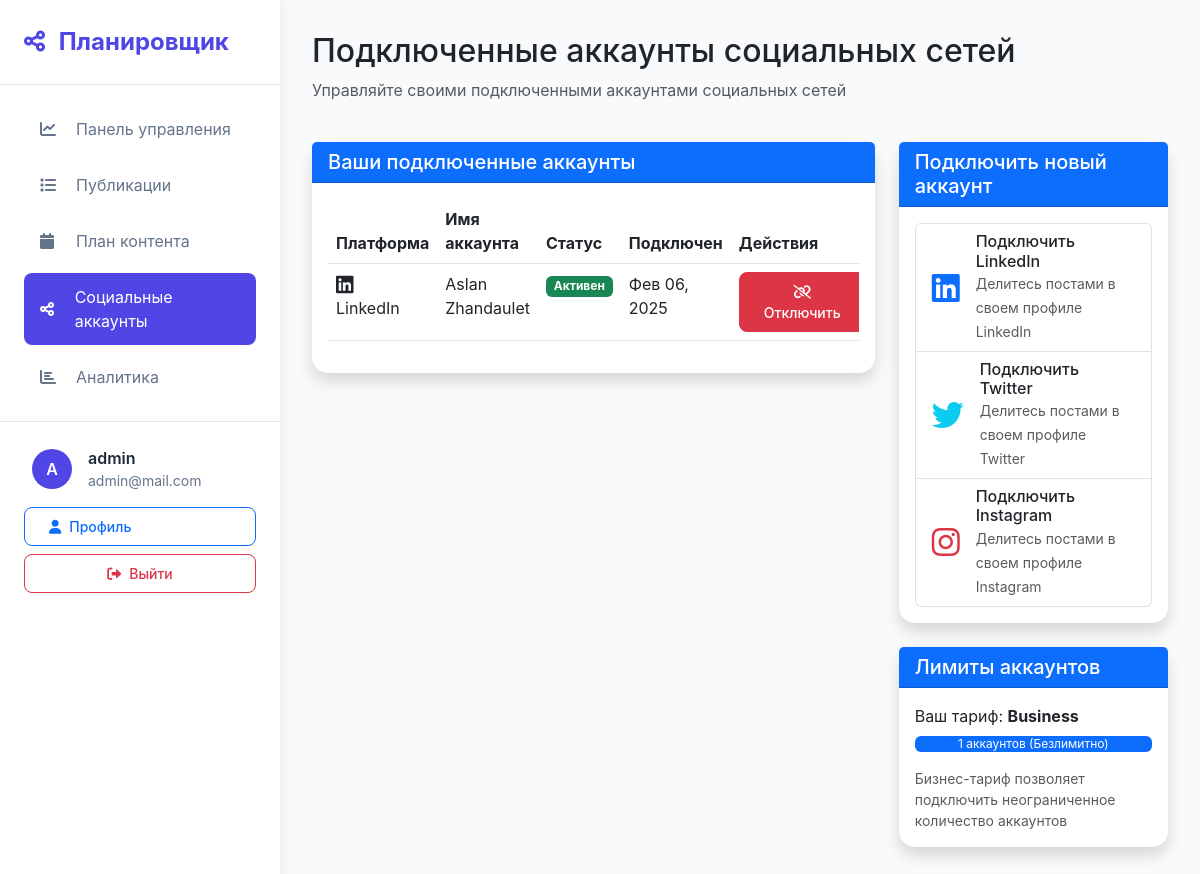
Screenshot of /social-accounts/ (signed in) with the database file from the repository.
### social_accounts/models.py (models this page shows, shortened)
class SocialAccount(models.Model):
    PLATFORM_CHOICES = [
        ('twitter', 'Twitter'),
        ('instagram', 'Instagram'),
        ('linkedin', 'LinkedIn'),
    ]
    user = models.ForeignKey(User, on_delete=models.CASCADE)
    platform = models.CharField(max_length=20, choices=PLATFORM_CHOICES)
    account_id = models.CharField(max_length=255)
    account_name = models.CharField(max_length=255)
    access_token = models.TextField()
    refresh_token = models.TextField(null=True, blank=True)
    token_expires_at = models.DateTimeField(null=True, blank=True)
    is_active = models.BooleanField(default=True)
    created_at = models.DateTimeField(auto_now_add=True)
    updated_at = models.DateTimeField(auto_now=True)
    class Meta:
        unique_together = ['user', 'platform', 'account_id']

### accounts/models.py (models this page shows, shortened)
class UserProfile(models.Model):
    SUBSCRIPTION_CHOICES = [
        ('free', 'Free'),
        ('pro', 'Professional'),
        ('business', 'Business'),
    ]
    user = models.OneToOneField(User, on_delete=models.CASCADE)
    subscription_plan = models.CharField(max_length=20, choices=SUBSCRIPTION_CHOICES, default='free')
    is_verified = models.BooleanField(default=False)
    created_at = models.DateTimeField(auto_now_add=True)
    updated_at = models.DateTimeField(auto_now=True)

### social_accounts/views.py (the view)
# urls.py: path('', views.social_account_list, name='social_accounts'),
@login_required
def social_account_list(request):
    accounts = SocialAccount.objects.filter(user=request.user)
    platform_choices = dict(SocialAccount.PLATFORM_CHOICES)
    context = {
        'accounts': accounts,
        'platform_choices': platform_choices,
    }
    return render(request, 'social_accounts/account_list.html', {'accounts': accounts})

### templates/social_accounts/account_list.html (shortened to what this page needs)
{% extends 'base.html' %}
{% block content %}
<div class="row mb-4">
    <div class="col-md-12">
        <h2>Подключенные аккаунты социальных сетей</h2>
        <p class="text-muted">Управляйте своими подключенными аккаунтами социальных сетей</p>
    </div>
</div>
<div class="row">
    <div class="col-md-8">
        <div class="card shadow">
            <div class="card-header bg-primary text-white">
                <h5 class="mb-0">Ваши подключенные аккаунты</h5>
            </div>
            <div class="card-body">
                {% if accounts %}
                    <div class="table-responsive">
                        <table class="table">
                            <thead>
                                <tr>
                                    <th>Платформа</th>
                                    <th>Имя аккаунта</th>
                                    <th>Статус</th>
                                    <th>Подключен</th>
                                    <th>Действия</th>
                                </tr>
                            </thead>
                            <tbody>
                                {% for account in accounts %}
                                    <tr>
                                        <td>
                                            <i class="fab fa-{{ account.platform }} fa-lg me-2"></i>
                                            {{ account.get_platform_display }}
                                        </td>
                                        <td>{{ account.account_name }}</td>
                                        <td>
                                            <span class="badge {% if account.is_active %}bg-success{% else %}bg-danger{% endif %}">
                                                {{ account.is_active|yesno:"Активен,Неактивен" }}
                                            </span>
                                        </td>
                                        <td>{{ account.created_at|date:"M d, Y" }}</td>
                                        <td>
                                            <form method="post" action="{% url 'social_account_disconnect' account.id %}" class="d-inline">
                                                <button type="submit" class="btn btn-sm btn-danger" onclick="return confirm('Вы уверены, что хотите отключить этот аккаунт?')">
                                                    <i class="fas fa-unlink"></i> Отключить
                                                </button>
                                            </form>
                                        </td>
                                    </tr>
                                {% endfor %}
                            </tbody>
                        </table>
                    </div>
                {% else %}
                    <p class="text-center">Пока нет подключенных аккаунтов</p>
                {% endif %}
            </div>
        </div>
    </div>
    <div class="col-md-4">
        <div class="card shadow">
            <div class="card-header bg-primary text-white">
                <h5 class="mb-0">Подключить новый аккаунт</h5>
            </div>
            <div class="card-body">
                <div class="list-group">
                    <a href="{% url 'social_account_connect' 'linkedin' %}" class="list-group-item list-group-item-action">
                        <div class="d-flex align-items-center">
                            <i class="fab fa-linkedin fa-2x me-3 text-primary"></i>
                            <div>
                                <h6 class="mb-0">Подключить LinkedIn</h6>
                                <small class="text-muted">Делитесь постами в своем профиле LinkedIn</small>
                            </div>
                        </div>
                    </a>
                    <a href="{% url 'social_account_connect' 'twitter' %}" class="list-group-item list-group-item-action">
                        <div class="d-flex align-items-center">
                            <i class="fab fa-twitter fa-2x me-3 text-info"></i>
                            <div>
                                <h6 class="mb-0">Подключить Twitter</h6>
                                <small class="text-muted">Делитесь постами в своем профиле Twitter</small>
                            </div>
                        </div>
                    </a>
                    <a href="{% url 'social_account_connect' 'instagram' %}" class="list-group-item list-group-item-action">
                        <div class="d-flex align-items-center">
                            <i class="fab fa-instagram fa-2x me-3 text-danger"></i>
                            <div>
                                <h6 class="mb-0">Подключить Instagram</h6>
                                <small class="text-muted">Делитесь постами в своем профиле Instagram</small>
                            </div>
                        </div>
                    </a>
                </div>
            </div>
        </div>
        <div class="card shadow mt-4">
            <div class="card-header bg-primary text-white">
                <h5 class="mb-0">Лимиты аккаунтов</h5>
            </div>
            <div class="card-body">
                <p class="mb-2">Ваш тариф: <strong>{{ user.userprofile.get_subscription_plan_display }}</strong></p>
                <div class="progress mb-3">
                    {% with account_count=accounts|length %}
                        {% if user.userprofile.subscription_plan == 'free' %}
                            {% with limit=2 %}
                                <div class="progress-bar {% if account_count >= limit %}bg-danger{% endif %}"
                                     style="width: {% widthratio account_count limit 100 %}%">
                                    {{ account_count }}/{{ limit }} аккаунтов
                                </div>
                            {% endwith %}
                        {% else %}
                            <div class="progress-bar" style="width: 100%">
                                {{ account_count }} аккаунтов (Безлимитно)
                            </div>
                        {% endif %}
                    {% endwith %}
                </div>
                <p class="small text-muted mb-0">
                    {% if user.userprofile.subscription_plan == 'free' %}
                        Бесплатный тариф позволяет подключить до 2 аккаунтов
                    {% elif user.userprofile.subscription_plan == 'pro' %}
                        Тариф Pro позволяет подключить до 5 аккаунтов
                    {% else %}
                        Бизнес-тариф позволяет подключить неограниченное количество аккаунтов
                    {% endif %}
                </p>
            </div>
        </div>
    </div>
</div>
{% endblock %}

### templates/base.html (shortened to what this page needs)
{% load static %}
{% load i18n %}
<!DOCTYPE html>
<html lang="en">
<head>
    <link href="https://cdn.jsdelivr.net/npm/bootstrap@5.3.0/dist/css/bootstrap.min.css" rel="stylesheet">
    <link href="https://cdnjs.cloudflare.com/ajax/libs/font-awesome/6.0.0/css/all.min.css" rel="stylesheet">
</head>
<body>
    <div class="sidebar">
        <div class="sidebar-header">
            <a href="{% url 'home' %}" class="sidebar-brand">
                <i class="fas fa-share-nodes me-2"></i>
                Планировщик
            </a>
        </div>
        <div class="sidebar-nav">
            {% if user.is_authenticated %}
                <div class="nav-item">
                    <a href="{% url 'dashboard' %}" class="nav-link {% if request.resolver_match.url_name == 'dashboard' %}active{% endif %}">
                        <i class="fas fa-chart-line"></i>
                        Панель управления
                    </a>
                </div>
                <div class="nav-item">
                    <a href="{% url 'post_list' %}" class="nav-link {% if request.resolver_match.url_name == 'post_list' %}active{% endif %}">
                        <i class="fas fa-list"></i>
                        Публикации
                    </a>
                </div>
                <div class="nav-item">
                    <a href="{% url 'content_plan' %}" class="nav-link {% if request.resolver_match.url_name == 'content_plan' %}active{% endif %}">
                        <i class="fas fa-calendar"></i>
                        План контента
                    </a>
                </div>
                <div class="nav-item">
                    <a href="{% url 'social_accounts' %}" class="nav-link {% if request.resolver_match.url_name == 'social_accounts' %}active{% endif %}">
                        <i class="fas fa-share-alt"></i>
                        Социальные аккаунты
                    </a>
                </div>
                <div class="nav-item">
                    <a href="{% url 'analytics' %}" class="nav-link {% if request.resolver_match.url_name == 'analytics' %}active{% endif %}">
                        <i class="fas fa-chart-bar"></i>
                        Аналитика
                    </a>
                </div>
            {% endif %}
        </div>
        {% if user.is_authenticated %}
            <div class="user-menu mt-auto">
                <div class="user-info mb-2">
                    <div class="user-avatar">
                        {{ user.username|first|upper }}
                    </div>
                    <div class="user-details">
                        <p class="user-name">{{ user.username }}</p>
                        <p class="user-email">{{ user.email }}</p>
                    </div>
                </div>
                <div class="d-grid gap-2">
                    <a href="{% url 'profile' %}" class="btn btn-outline-primary btn-sm d-flex align-items-center">
                        <i class="fas fa-user me-2"></i> Профиль
                    </a>
                    <form method="post" action="{% url 'logout' %}">
                        <button type="submit" class="btn btn-outline-danger btn-sm w-100 d-flex align-items-center justify-content-center">
                            <i class="fas fa-sign-out-alt me-2"></i> Выйти
                        </button>
                    </form>
                </div>
            </div>
        {% endif %}
    </div>
    <div class="main-content">
        {% block content %}{% endblock %}
    </div>
</body>
</html>

### templates/base.html (style rules this page uses)
:root { --primary-color: #4f46e5; --primary-dark: #4338ca; --secondary-color: #8b5cf6; --success-color: #10b981; --danger-color: #ef4444; --warning-color: #f59e0b; --info-color: #3b82f6; --sidebar-width: 280px; }
body { background-color: #f8fafc; font-family: 'Inter', -apple-system, BlinkMacSystemFont, 'Segoe UI', Roboto, sans-serif; }
.sidebar { position: fixed; left: 0; top: 0; bottom: 0; width: var(--sidebar-width); background: white; box-shadow: 4px 0 10px rgba(0, 0, 0, 0.05); z-index: 1000; transition: all 0.3s ease; }
.sidebar-header { padding: 1.5rem; border-bottom: 1px solid #e5e7eb; }
.sidebar-brand { font-size: 1.5rem; font-weight: 700; color: var(--primary-color); text-decoration: none; }
.sidebar-nav { padding: 1rem 0; }
.nav-item { padding: 0.25rem 1.5rem; }
.nav-link { display: flex; align-items: center; padding: 0.75rem 1rem; color: #64748b; border-radius: 0.5rem; transition: all 0.2s ease; }
.nav-link.active { background: var(--primary-color); color: white; }
.nav-link i { width: 1.5rem; margin-right: 0.75rem; }
.main-content { margin-left: var(--sidebar-width); padding: 2rem; min-height: 100vh; }
.card { border: none; border-radius: 1rem; box-shadow: 0 1px 3px rgba(0, 0, 0, 0.1); transition: all 0.3s ease; }
.btn { padding: 0.5rem 1.5rem; border-radius: 0.5rem; font-weight: 500; transition: all 0.3s ease; }
.user-menu { padding: 1rem 1.5rem; border-top: 1px solid #e5e7eb; margin-top: auto; }
.user-info { display: flex; align-items: center; gap: 1rem; padding: 0.5rem; border-radius: 0.5rem; transition: all 0.2s ease; }
.user-avatar { width: 2.5rem; height: 2.5rem; border-radius: 50%; background: var(--primary-color); color: white; display: flex; align-items: center; justify-content: center; font-weight: 600; }
.user-details { flex: 1; }
.user-name { font-weight: 600; color: #1e293b; margin: 0; }
.user-email { font-size: 0.875rem; color: #64748b; margin: 0; }

### rows the page displays
SocialAccount: platform "LinkedIn", account_name "Aslan Zhandaulet", is_active "Активен", created_at "Фев 06, 2025"

### other values shown
{{ user.username|first|upper }} "A"
{{ user.username }} "admin"
{{ user.email }} "admin@mail.com"
{{ user.userprofile.get_subscription_plan_display }} "Business"
{{ account_count }} "1"
